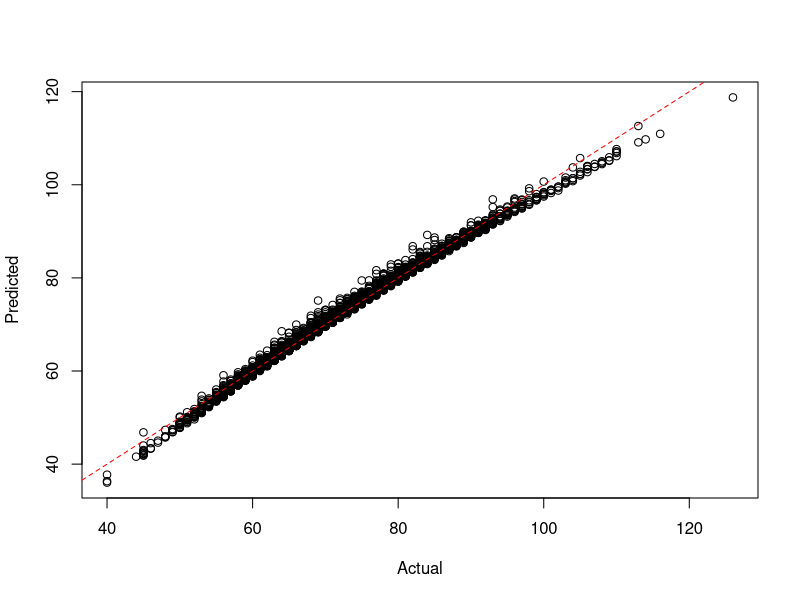

Write the R code that produced this figure.
setwd("c:/github/doerodney/NCAAB-D1M-2014-2015")

df = read.csv("dataframe.csv", header=TRUE)

summary(df)

# margin of victory
# df$mov = df$win_points_scored - df$loss_points_scored

pythagorean_expectation <- function(scored, allowed, n) {
	py_ex = scored^n / (scored^n + allowed^n)
	return(py_ex)
}

pythagorean_expectation_root<-function(x, points_scored, points_allowed, win_fraction) {
	result = points_scored^x / (points_scored^x + points_allowed^x) - win_fraction
	return(result)
}

get_pythogorean_expectation_exponent<-function(points_scored, points_allowed, win_fraction) {
	n = uniroot(pythagorean_expectation_root, c(0.1, 
	100.0), points_scored = 1000, points_allowed = 800, win_fraction = 0.8)
	return(n)
}

# remove low contributors
plotFit <- function(yObserved, yFitted, intercept=0) {
  plot(yObserved, yFitted, xlab="Actual", ylab="Predicted")
  abline(intercept, 1, lty=2, col=rgb(1,0,0))
}

model = lm(win_points_scored ~
	win_conference + 
	win_possessions + 
	win_offensive_rating + 
	win_defensive_rating + 
	win_personal_fouls + 
	loss_conference + 
	loss_possessions + 
	loss_offensive_rating + 
	loss_defensive_rating + 
	loss_defensive_rebounds + 
	loss_steals + 
	loss_blocked_shots + 
	loss_personal_fouls,
	data=df)

plotFit(df$win_points_scored, fitted(model))

getPossessions <- function(df, teamName) {
    df <- as.data.frame(df)
    Possessions <- c(df$win_possessions[which(df$win_team == teamName)],
                     df$loss_possessions[which(df$loss_team == teamName)])
    return(Possessions)
}


getOffensiveRatings <- function(df, teamName) {
    df <- as.data.frame(df)
    OffensiveRatings <- c(df$win_offensive_rating[which(df$win_team == teamName)],
                          df$loss_offensive_rating[which(df$loss_team == teamName)])
    return(OffensiveRatings)
}


getDefensiveRatings <- function(df, teamName) {
    df <- as.data.frame(df)
    DefensiveRatings <- c(df$win_defensive_rating[which(df$win_team == teamName)],
                          df$loss_defensive_rating[which(df$loss_team == teamName)])
    return(DefensiveRatings)
}


getDefensiveRebounds <- function(df, teamName) {
    df <- as.data.frame(df)
    DefensiveRebounds <- c(df$win_defensive_rebounds[which(df$win_team == teamName)],
                              df$loss_defensive_rebounds[which(df$loss_team == teamName)])
    return(DefensiveRebounds)
}


getPersonalFouls <- function(df, teamName) {
    df <- as.data.frame(df)
    PersonalFouls <- c(df$win_personal_fouls[which(df$win_team == teamName)],
                       df$loss_personal_fouls[which(df$loss_team == teamName)])
    return(PersonalFouls)
}


getSteals <- function(df, teamName) {
    df <- as.data.frame(df)
    Steals <- c(df$win_steals[which(df$win_team == teamName)],
                df$loss_steals[which(df$loss_team == teamName)])
    return(Steals)
}


getBlockedShots <- function(df, teamName) {
    df <- as.data.frame(df)
    BlockedShots <- c(df$win_blocked_shots[which(df$win_team == teamName)],
                      df$loss_blocked_shots[which(df$loss_team == teamName)])
    return(BlockedShots)
}


getTeamConference <- function(df, teamName) {
    df <- as.data.frame(df)
  
    TeamConferences = df$win_conference[which(df$win_team == teamName)]
    if (length(TeamConferences) == 0) {
        TeamConferences = df$loss_conference[which(df$loss_team == teamName)]
    }
    return(as.character(TeamConferences[1]))
}

predictWinner <- function(teamName, opponentName, df, model, nScenarios=10000)
{
  teamConference = getTeamConference(df, teamName)
  teamPossessions = getPossessions(df, teamName)
  teamOffensiveRatings = getOffensiveRatings(df, teamName)
  teamDefensiveRatings = getDefensiveRatings(df, teamName)
  teamDefensiveRebounds  = getDefensiveRebounds(df, teamName)
  teamSteals = getSteals(df, teamName)
  teamPersonalFouls = getPersonalFouls(df, teamName)
  teamBlockedShots = getBlockedShots(df, teamName)
  
  opponentConference = getTeamConference(df, opponentName)
  opponentPossessions = getPossessions(df, opponentName)
  opponentOffensiveRatings = getOffensiveRatings(df, opponentName)
  opponentDefensiveRatings = getDefensiveRatings(df, opponentName)
  opponentDefensiveRebounds  = getDefensiveRebounds(df, opponentName)
  opponentSteals = getSteals(df, opponentName)
  opponentPersonalFouls = getPersonalFouls(df, opponentName)
  opponentBlockedShots = getBlockedShots(df, opponentName)
  
  win_conference = rep(teamConference, nScenarios)
  win_possessions = sample(min(teamPossessions):max(teamPossessions), nScenarios, replace=TRUE)
  win_offensive_rating = runif(nScenarios, min(teamOffensiveRatings ), max( teamOffensiveRatings ))
  win_defensive_rating = runif(nScenarios, min(teamDefensiveRatings), max(teamDefensiveRatings))
  win_personal_fouls = sample(min(teamPersonalFouls):max(teamPersonalFouls), nScenarios, replace=TRUE)
  loss_conference = rep(opponentConference, nScenarios)
  loss_possessions = sample(min(opponentPossessions):max(opponentPossessions), nScenarios, replace=TRUE)
  loss_offensive_rating = runif(nScenarios, min(opponentOffensiveRatings), max(opponentOffensiveRatings))
  loss_defensive_rating = runif(nScenarios, min(opponentDefensiveRatings), max(opponentDefensiveRatings))
  loss_defensive_rebounds = runif(nScenarios, min(opponentDefensiveRebounds), max(opponentDefensiveRebounds))
  loss_steals = sample(min(opponentSteals):max(opponentSteals), nScenarios, replace=TRUE)
  loss_blocked_shots = sample(min(opponentBlockedShots):max(opponentBlockedShots), nScenarios, replace=TRUE)
  loss_personal_fouls = sample(min(opponentPersonalFouls):max(opponentPersonalFouls), nScenarios, replace=TRUE)
  
  # Create data frame for team score prediction.
  dfpt = cbind.data.frame(
    win_conference,
    win_possessions,
    win_offensive_rating,
    win_defensive_rating,
    win_personal_fouls,
    loss_conference,
    loss_possessions,
    loss_offensive_rating,
    loss_defensive_rating,
    loss_defensive_rebounds,
    loss_steals,
    loss_blocked_shots,
    loss_personal_fouls
  )
  
  teamPointsScored = round(predict(model, dfpt))
  
  # Create data frame for opponent score prediction.
  # Switch conferences
  x = loss_conference
  loss_conference = win_conference
  win_conference = x
  
  # Switch possessions
  x = loss_possessions
  loss_possessions = win_possessions
  win_possessions = x
  
  # Switch offensive ratings
  x = loss_offensive_rating
  loss_offensive_rating = win_offensive_rating
  win_offensive_rating = x
  
  # Switch defensive ratings
  x = loss_defensive_rating
  loss_defensive_rating = win_defensive_rating
  win_defensive_rating= x
  
  win_personal_fouls = sample(min(opponentPersonalFouls):max(opponentPersonalFouls), nScenarios, replace=TRUE)
  
  loss_defensive_rebounds = runif(nScenarios, min(teamDefensiveRebounds), max(teamDefensiveRebounds))
  loss_steals = sample(min(teamSteals):max(teamSteals), nScenarios, replace=TRUE)
  loss_blocked_shots = sample(min(teamBlockedShots):max(teamBlockedShots), nScenarios, replace=TRUE)
  loss_personal_fouls = sample(min(teamPersonalFouls):max(teamPersonalFouls), nScenarios, replace=TRUE)
  
  dfpo = cbind.data.frame(
    win_conference,
    win_possessions,
    win_offensive_rating,
    win_defensive_rating,
    win_personal_fouls,
    loss_conference,
    loss_possessions,
    loss_offensive_rating,
    loss_defensive_rating,
    loss_defensive_rebounds,
    loss_steals,
    loss_blocked_shots,
    loss_personal_fouls
  )
  
  # Predict opponent points scored.
  opponentPointsScored = round(predict(model, dfpo))
  
  # Make a dataframe of points scored.  Not sure why...
  pointsScored = cbind.data.frame(teamPointsScored, opponentPointsScored)
  
  # Produce/report a result message.
  teamWins = pointsScored$teamPointsScored > pointsScored$opponentPointsScored
  msg = sprintf("%d scenarios of %s versus %s:", nScenarios, teamName, opponentName)
  print(msg)
  nTeamWins = length(which(teamWins == TRUE))
  nOpponentWins = nScenarios - nTeamWins
  margin = numeric(nScenarios)
  xlabel = ''
  ylabel = ''
  x = seq(1:nScenarios)
  if (nTeamWins > nOpponentWins) {
    margin = sort(pointsScored$teamPointsScored - pointsScored$opponentPointsScored)
    xlabel = sprintf("%s wins %d scenarios with a mean margin of %4.1f.", teamName, nTeamWins, mean(margin))
  } else {
    margin = sort(pointsScored$opponentPointsScored - pointsScored$teamPointsScored)
    xlabel = sprintf("%s wins %d scenarios with a mean margin of %4.1f.", opponentName, nOpponentWins, mean(margin))
  }
  uniqueMargin = unique(margin)
  marginCount = numeric(length(uniqueMargin))
  normMarginCount = numeric(length(uniqueMargin))
  for (i in 1:length(uniqueMargin)) {
    marginCount[i] = length(which(margin == uniqueMargin[i]))
    normMarginCount[i] = marginCount[i] / nScenarios
  }
  
  plot(uniqueMargin, normMarginCount, main=msg, xlab=xlabel, ylab=ylabel, pch=16)
  abline(v=(mean(margin)))
  print(xlabel)
  
  #return(pointsScored)
}
#predictWinner('villanova-wildcats', 'seton-hall-pirates', df, model)
#predictWinner('villanova-wildcats', 'st-johns-red-storm', df, model)
#predictWinner('villanova-wildcats', 'depaul-blue-demons', df, model)
#predictWinner('villanova-wildcats', 'xavier-musketeers', df, model)
#predictWinner('villanova-wildcats', 'penn-quakers', df, model)
#predictWinner('villanova-wildcats', 'georgetown-hoyas', df, model)
#predictWinner('villanova-wildcats', 'creighton-bluejays', df, model)
#predictWinner('villanova-wildcats', 'depaul-blue-demons', df, model)
#predictWinner('villanova-wildcats', 'marquette-golden-eagles', df, model)
#predictWinner('villanova-wildcats', 'georgetown-hoyas', df, model)
#predictWinner('villanova-wildcats', 'providence-friars', df, model)
#predictWinner('villanova-wildcats', 'butler-bulldogs', df, model)
#predictWinner('villanova-wildcats', 'seton-hall-pirates', df, model)
#predictWinner('villanova-wildcats', 'marquette-golden-eagles', df, model)
#predictWinner('villanova-wildcats', 'providence-friars', df, model)
#predictWinner('villanova-wildcats', 'xavier-musketeers', df, model)
#predictWinner('villanova-wildcats', 'st-johns-red-storm', df, model)


getHomeAwayMarginOfVictory<- function( team_name, df) {
    # Determine indexes that involve team.
	win_index = which(df$win_team == team_name)
	loss_index = which(df$loss_team == team_name)
	
	# What were the win and loss margins?
	win_margin = df$win_points_scored[win_index] - df$loss_points[win_index]
	loss_margin = df$loss_points[loss_index] - df$win_points_scored[loss_index]
	
	# What courts were used?
	win_loss = c('home', 'away')
	win_court = ifelse(df$win_court[win_index] == win_loss[1], win_loss[1], win_loss[2])
	loss_court = ifelse(df$win_court[loss_index] == 'home', win_loss[2], win_loss[1])

	margin = c(win_margin, loss_margin)
	court = c(win_court, loss_court)
	court = as.factor(court)
	df_team = data.frame(margin, court)
	
	return(df_team)
}

getHomeCountAdvantage <- function( team_name, df) {
	df_team = getHomeAwayMarginOfVictory(team_name, df)
	mdl = aov(margin ~ court, data=df_team)
	
	x = summary.lm(mdl)
	
	home_court_advantage = x$coefficients[1,1] + x$coefficients[2,1]
	probability = x$coefficients[2,4]
	
	alist = list('home_court_advantage'=home_court_advantage,
		'probability'=probability)
		
	return(alist)
}

plotHomeCountAdvantage <- function( team_name, df) {
	df_team = getHomeAwayMarginOfVictory(team_name, df)
	alist = getHomeCountAdvantage(team_name, df)
	home_court_advantage = alist$home_court_advantage
	probability = as.integer(alist$probability)
	
	significance = ifelse(probability < 0.05, 'significant', 'not significant')
	
	grand_mean = mean(df_team$margin)
	mean_margin_by_court = tapply(df_team$margin, df_team$court, mean)
	home_mean = mean_margin_by_court['home']
	away_mean = mean_margin_by_court['away']
	title = sprintf("Margin of victory against D1 opponents: %s", team_name)
	# x axis values are just an index.
	x = seq(1, length(df_team$margin))
	
	# Initially plot blanks just to initialize.
	ylabel = sprintf("Home court advantage: %2.0f (%s)", home_court_advantage, significance)
	plot(x, df_team$margin[x], main=title, xlab='game', ylab=ylabel, type='n')
	legend("topright", legend=c('home', 'away'), col=c('green', 'red'), pch=c(17,25))
	
	# Plot the mean lines.
	abline(h=0)
	abline(h=grand_mean)
	abline(h=home_mean, col='green')
	abline(h=away_mean, col='red')
	
	# Get indexes for home and away courts.
	home_index = which(df_team$court == 'home')
	away_index = which(df_team$court == 'away')
	
	# Plot points for home and away indexes.
	points(home_index, df_team$margin[home_index], col='green', pch=17)
	points(away_index, df_team$margin[away_index], col='red', pch=25)
}


plotOffensiveRating <- function( team_name, other_team_name, df) {
	# Get the offensive rating for each team in both win and loss results.
	# Get the relevant rows from the dataframe argument.
	
	# Create a subset dataframe.					  
	dfprime = subset(df, 
		select=c(win_team, win_offensive_rating, loss_team, loss_offensive_rating),
		subset=(win_team == team_name | loss_team == team_name |
		        win_team == other_team_name | loss_team == other_team_name))
	
	# Create labels for the legend.
	team_win_label = sprintf("%s win", team_name)
	team_loss_label = sprintf("%s loss", team_name)
	other_team_win_label = sprintf("%s win", other_team_name)
	other_team_loss_label = sprintf("%s loss", other_team_name)
	title_label = sprintf("Offensive ratings of %s and %s", team_name, other_team_name)
	
	# Plot points for team win and loss indexes.
	team_win_rows = which(dfprime$win_team == team_name)
	team_loss_rows = which(dfprime$loss_team == team_name)
	other_win_rows = which(dfprime$win_team == other_team_name)
	other_loss_rows = which(dfprime$loss_team == other_team_name)
	
	# Create initial plot data.
	x = c(team_win_rows, team_loss_rows, other_win_rows, other_loss_rows) 
	offensive_rating_list = c(
		dfprime$win_offensive_rating[team_win_rows],
		dfprime$loss_offensive_rating[team_loss_rows],
		dfprime$win_offensive_rating[other_win_rows],
		dfprime$loss_offensive_rating[other_loss_rows] )
	
	# Initially plot blanks just to initialize the graph.
	plot(x, offensive_rating_list, main=title_label, xlab='', ylab='offensive_rating', type='n')
	legend("topright", 
			legend=c(team_win_label, team_loss_label, 
			         other_team_win_label, other_team_loss_label), 
			col=c('green', 'red', 'blue', 'orange'), 
			pch=c(2, 6, 3, 4))
	
	points(team_win_rows, dfprime$win_offensive_rating[team_win_rows], col='green', pch=2)
	points(team_loss_rows, dfprime$loss_offensive_rating[team_loss_rows], col='red', pch=6)
	points(other_win_rows, dfprime$win_offensive_rating[other_win_rows], col='blue', pch=3)
	points(other_loss_rows, dfprime$loss_offensive_rating[other_loss_rows], col='red', pch=4)
}

plotDefensiveRating <- function( team_name, other_team_name, df) {
	# Get the defensive rating for each team in both win and loss results.
	# Get the relevant rows from the dataframe argument.
	# Create a subset dataframe.					  
	dfprime = subset(df, 
		select=c(win_team, win_defensive_rating, loss_team, loss_defensive_rating),
		subset=(win_team == team_name | loss_team == team_name |
		        win_team == other_team_name | loss_team == other_team_name))
	
	# Create labels for the legend.
	team_win_label = sprintf("%s win", team_name)
	team_loss_label = sprintf("%s loss", team_name)
	other_team_win_label = sprintf("%s win", other_team_name)
	other_team_loss_label = sprintf("%s loss", other_team_name)
	title_label = sprintf("Defensive ratings of %s and %s", team_name, other_team_name)
	
	# Plot points for team win and loss indexes.
	team_win_rows = which(dfprime$win_team == team_name)
	team_loss_rows = which(dfprime$loss_team == team_name)
	other_win_rows = which(dfprime$win_team == other_team_name)
	other_loss_rows = which(dfprime$loss_team == other_team_name)
	
	# Create initial plot data.
	x = c(team_win_rows, team_loss_rows, other_win_rows, other_loss_rows) 
	defensive_rating_list = c(
		dfprime$win_defensive_rating[team_win_rows],
		dfprime$loss_defensive_rating[team_loss_rows],
		dfprime$win_defensive_rating[other_win_rows],
		dfprime$loss_defensive_rating[other_loss_rows] )
	
	# Initially plot blanks just to initialize the graph.
	plot(x, defensive_rating_list, main=title_label, xlab='', ylab='defensive_rating', type='n')
	legend("topright", 
			legend=c(team_win_label, team_loss_label, 
			         other_team_win_label, other_team_loss_label), 
			col=c('green', 'red', 'blue', 'orange'), 
			pch=c(2, 6, 3, 4))
	
	points(team_win_rows, dfprime$win_defensive_rating[team_win_rows], col='green', pch=2)
	points(team_loss_rows, dfprime$loss_defensive_rating[team_loss_rows], col='red', pch=6)
	points(other_win_rows, dfprime$win_defensive_rating[other_win_rows], col='blue', pch=3)
	points(other_loss_rows, dfprime$loss_defensive_rating[other_loss_rows], col='red', pch=4)
}

# Bracket couples:
# 1-16
# 8-9
# 5-12
# 4-13
# 6-11
# 3-14
# 7-10
# 2-15
# Top 16 tournament 2015-01-26.
# predictWinner('kentucky-wildcats', 'maryland-terrapins', df, model)
# predictWinner('notre-dame-fighting-irish', 'kansas-jayhawks', df, model)
# predictWinner('wisconsin-badgers', 'wichita-state-shockers', df, model)
# predictWinner('duke-blue-devils', 'north-carolina-tar-heels', df, model)
# predictWinner('arizona-wildcats', 'utah-runnin-utes', df, model)
# predictWinner('gonzaga-bulldogs', 'vcu-rams', df, model)
# predictWinner('villanova-wildcats', 'louisville-cardinals', df, model)
# predictWinner('iowa-state-cyclones', 'virginia-cavaliers', df, model)